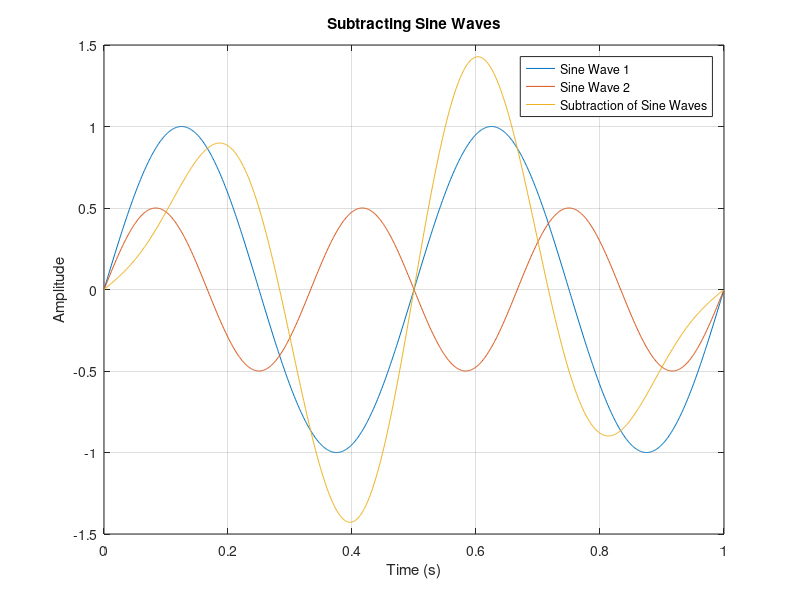

MATLAB code to generate this figure:
% Define the parameters for the first sine wave
amplitude1 = 1;
frequency1 = 2;  % in Hz

% Define the parameters for the second sine wave
amplitude2 = 0.5;
frequency2 = 3;  % in Hz

% Define the common parameters
duration = 1;  % in seconds
sampling_rate = 1000;  % in samples per second

% Generate the time vector
t = 0:1/sampling_rate:duration-1/sampling_rate;

% Generate the sine waves
sin_wave1 = amplitude1 * sin(2 * pi * frequency1 * t);
sin_wave2 = amplitude2 * sin(2 * pi * frequency2 * t);

% Subtract the second sine wave from the first
sub_wave = sin_wave1 - sin_wave2;

% Plot the individual sine waves and their subtraction
plot(t, sin_wave1, 'DisplayName', 'Sine Wave 1');
hold on;
plot(t, sin_wave2, 'DisplayName', 'Sine Wave 2');
plot(t, sub_wave, 'DisplayName', 'Subtraction of Sine Waves');
hold off;
xlabel('Time (s)');
ylabel('Amplitude');
title('Subtracting Sine Waves');
legend;
grid on;

